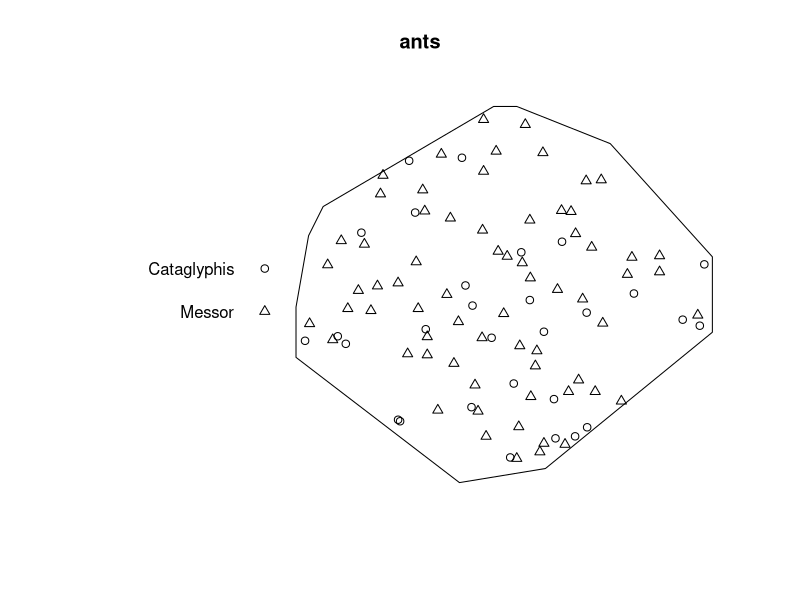
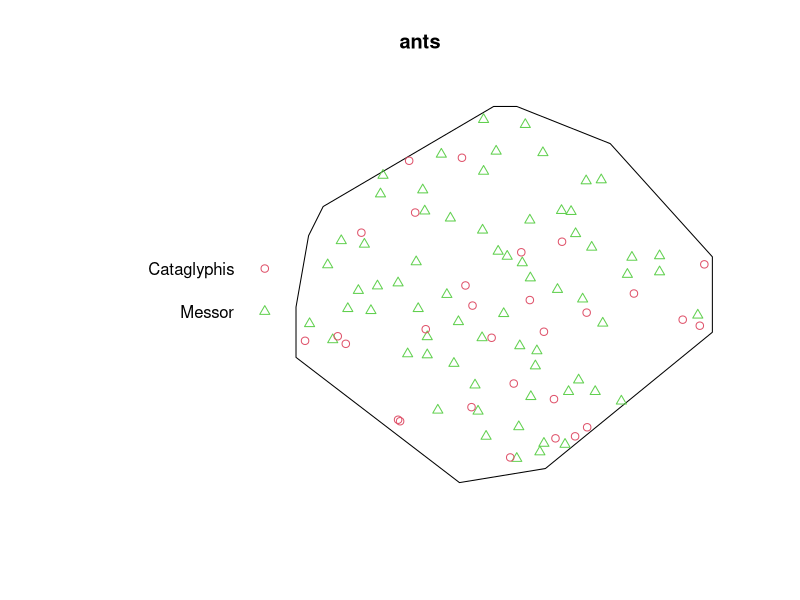
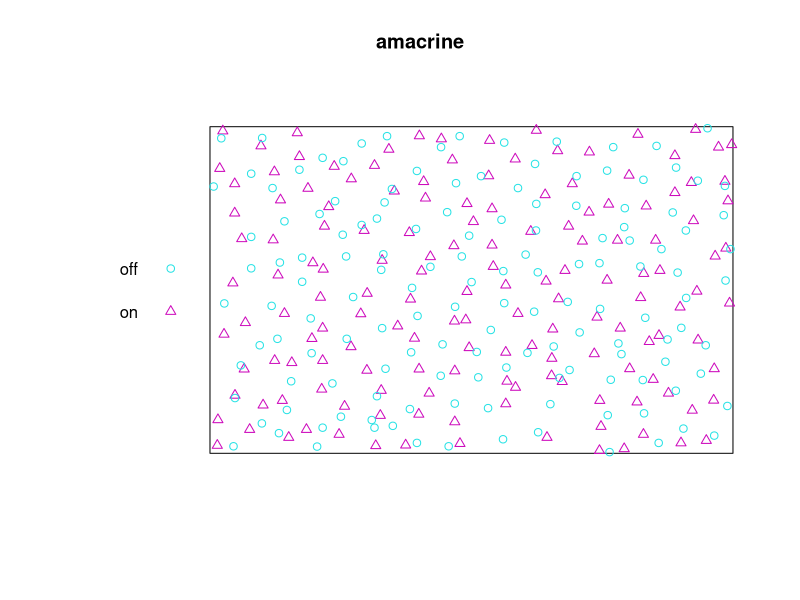
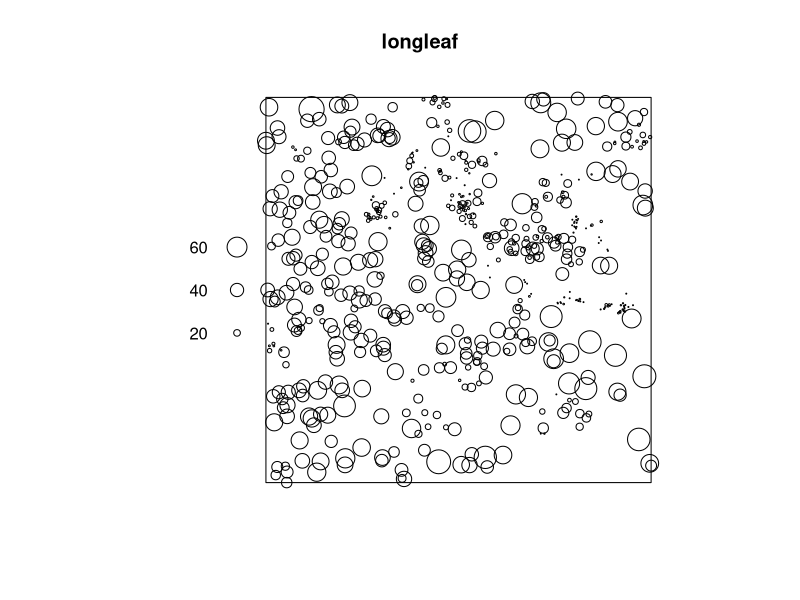
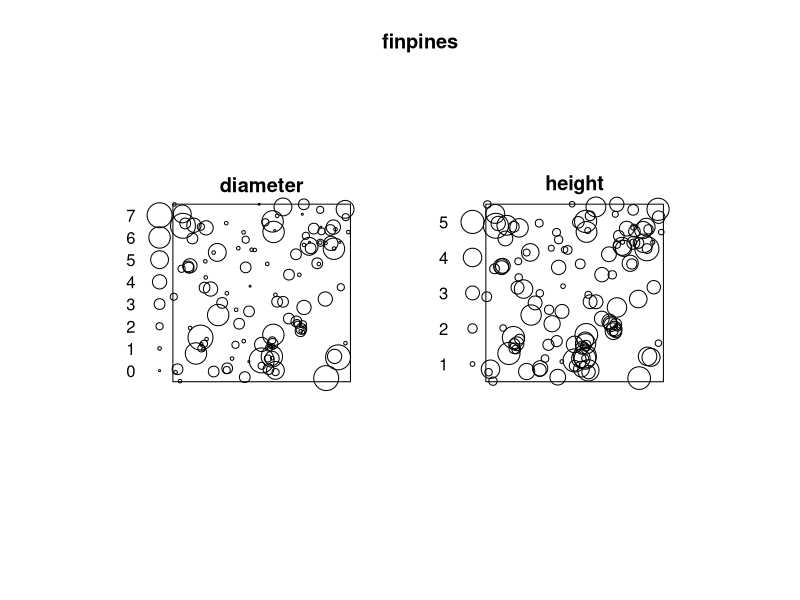
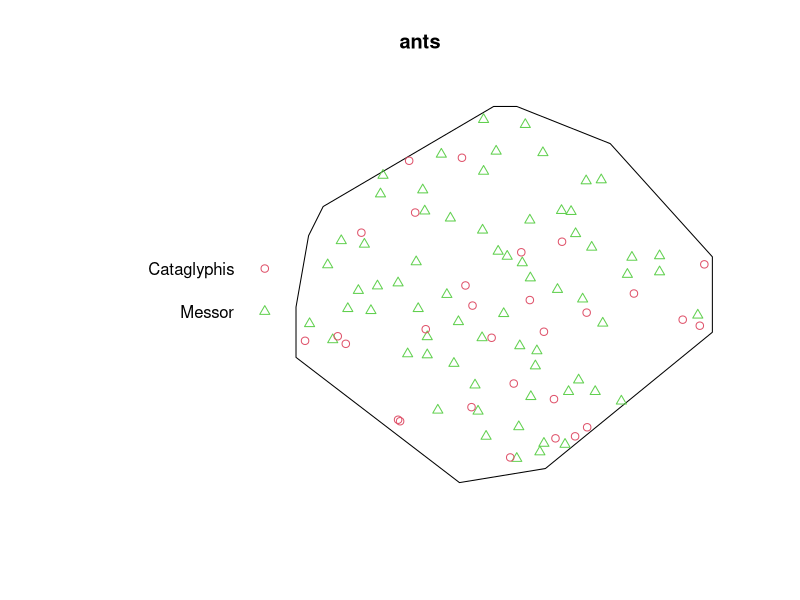
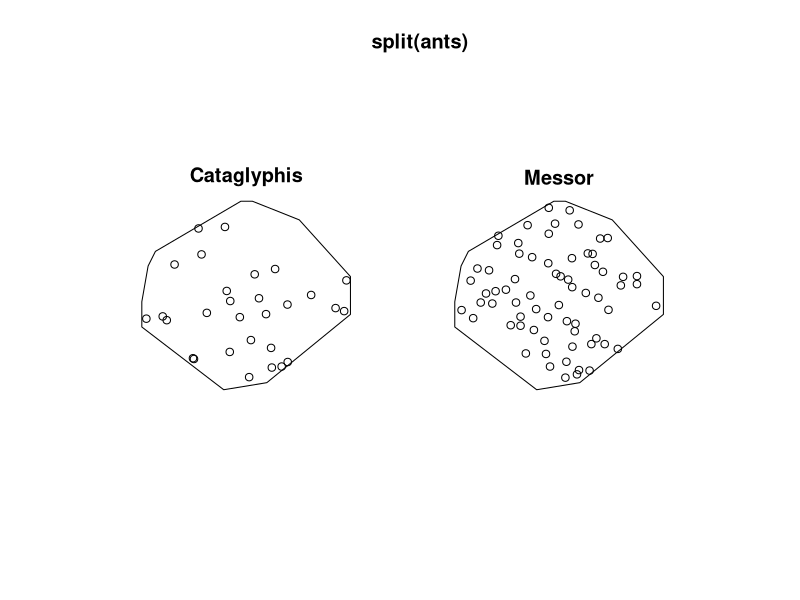
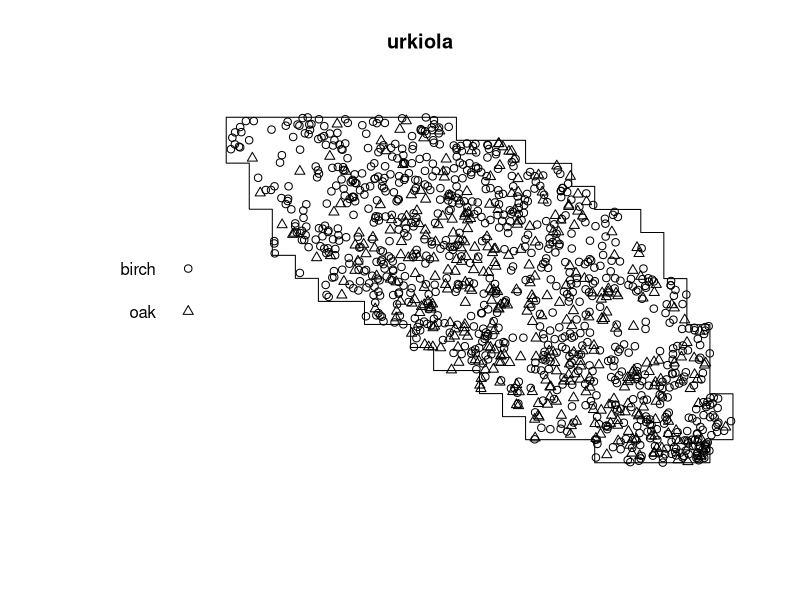

R code for these plots, in order:
#'      Workshop on analysing spatial point patterns with spatstat
#'                   Aalborg, April 2015
#' 
#'                   Lecturer's R script 
#'                  Session 5: Marked point patterns
#' 
#'         Copyright (c) Adrian Baddeley and Ege Rubak 2015
#' 
options(width=130) #' stretch window to widest
library(spatstat)

#' multitype
plot(ants)
plot(ants, cols=2:3)
plot(amacrine, cols=5:6)

#' represented as *marked point pattern* with categorical (factor) marks
View(ants)
head(as.data.frame(ants))
marks(ants)

#'
View(longleaf)
head(as.data.frame(longleaf))
plot(longleaf)

View(finpines)
plot(finpines)

head(as.data.frame(nbfires))

#' multitype
plot(ants, cols=2:3)
plot(split(ants))
split(ants)

plot(urkiola)
plot(split(urkiola))

#' nonparametric intensity estimate
plot(density(split(urkiola)))

plot(relrisk(urkiola, casecontrol=FALSE))
#' relrisk performs automatic bandwidth selection
b <- bw.relrisk(urkiola)
b
plot(b)
plot(b, xlim=c(7,30))
plot(relrisk(urkiola, casecontrol=FALSE, sigma=b))

#' parametric models
ppm(urkiola ~ marks)
ppm(urkiola ~ marks + x)
ppm(urkiola ~ marks * x)
coef(ppm(urkiola ~ marks + polynom(x,y,2)))
coef(ppm(urkiola ~ marks * polynom(x,y,2)))

#' model selection
fitadd <- ppm(urkiola ~ marks + polynom(x,y,2))
fitgen <- ppm(urkiola ~ marks * polynom(x,y,2))
anova(fitadd, fitgen, test="LR")

step(fitgen)
